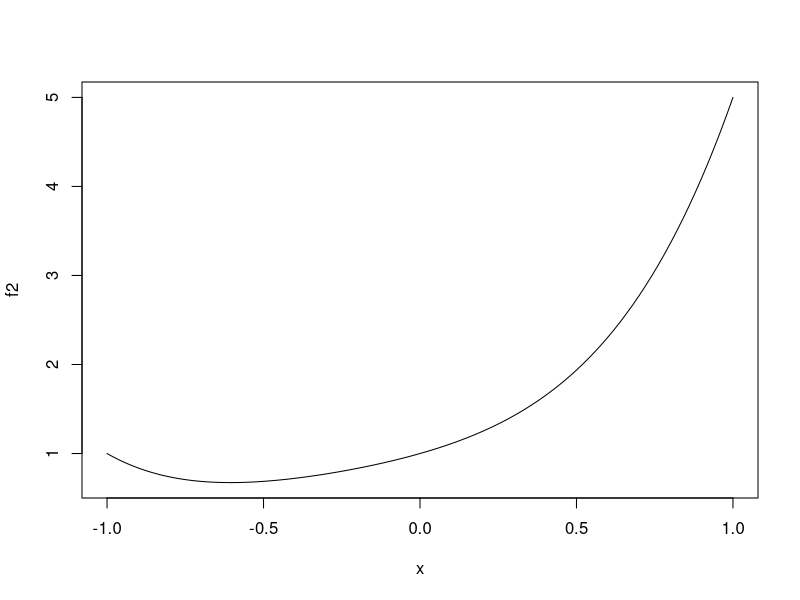
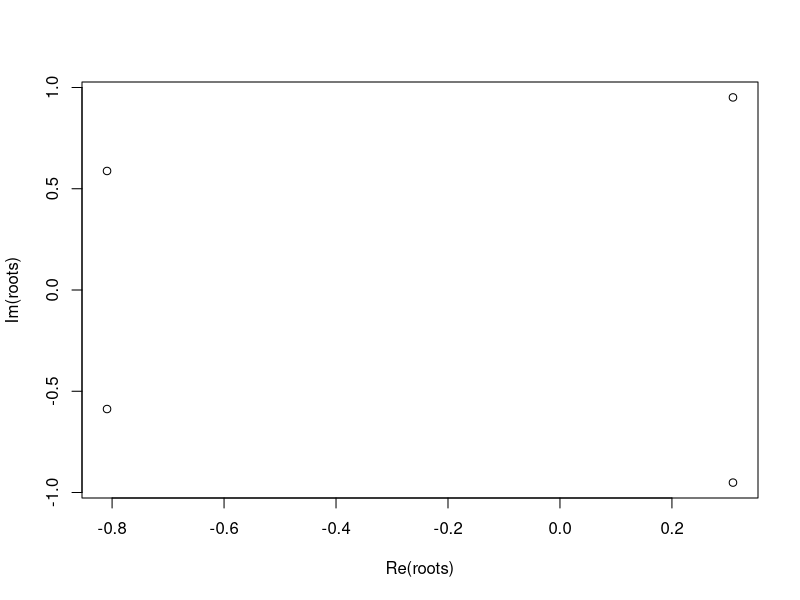

Generate these figures, in order, with R:
#Problem A
#a)
f<-function(x){
  cos(x)*exp(-x^2)
}
integrate(f,0,3)$value

#b)
index<-0:1000
min(sin(index))
which.min(sin(index))
index[which.min(sin(index))]

#c)
f1 <- function(x){
  (1/x) + exp(x)
}
nlm(f1,0.3)

#d)
f2<- function(x) {
  1 + x + x^2 + x^3 + x^4
}
plot(f2,xlim=c(-1,1))

#e)
roots<-polyroot(c(1, 1, 1, 1, 1))
plot(roots)

#Problem B
#a)
dat<- c(1, 2, 3, 1, 0, 9, 1, 8, 0)
X <- matrix(dat, nrow = 3, ncol = 3, byrow = T)
#t(X) #transpose
t(X)%*%X #matrix multipliction
#t(X)*X # one by one

#b)
G<-t(X)%*%X
eigen(G,symmetric=T)

#c)
#install.packages("expm") #one time
library(expm)
sqrt(G)

sqrtm(G)
expm(-G)

#Problem C
#a)
x<-seq(from = 0.3, to = 9.1, by = 0.1)
length(x)

#b)
y<-x^2-x-10
duplicated(y)
which(duplicated(y))

#c)
z<-y[-which(duplicated(y))]
length(z)

#d)
z[order(z,decreasing=T)]

#e)
z[-seq(from=2, to=length(z), by=2)]

#Problem D
set.seed(2026)
#a)
x1<-rnorm(60)
Y<-matrix(x1,nrow=4,ncol=15,byrow=T)
Z<-matrix(x1,nrow=4,ncol=15,byrow=F)

#b)
apply(Z,MARGIN = 1, FUN = mean)
apply(Z,MARGIN = 2, FUN = mean)

#c)
X1<-x1
dim(X1)<-c(3,4,5)
M<-apply(X1,sum, MARGIN=c(1,2))
